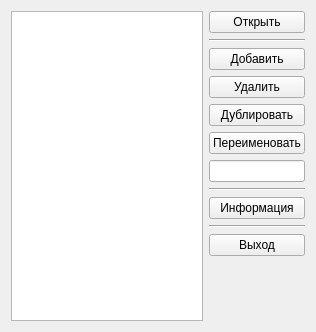
<?xml version="1.0" encoding="UTF-8"?>
<ui version="4.0">
 <class>SessionsListForm</class>
 <widget class="QWidget" name="SessionsListForm">
  <property name="geometry">
   <rect>
    <x>0</x>
    <y>0</y>
    <width>316</width>
    <height>332</height>
   </rect>
  </property>
  <property name="windowTitle">
   <string>Form</string>
  </property>
  <layout class="QGridLayout" name="gridLayout">
   <item row="11" column="1">
    <spacer name="verticalSpacer">
     <property name="orientation">
      <enum>Qt::Vertical</enum>
     </property>
     <property name="sizeHint" stdset="0">
      <size>
       <width>20</width>
       <height>40</height>
      </size>
     </property>
    </spacer>
   </item>
   <item row="0" column="0" rowspan="12">
    <widget class="QListView" name="sessionsView"/>
   </item>
   <item row="4" column="1">
    <widget class="QPushButton" name="dublicateButton">
     <property name="text">
      <string>Дублировать</string>
     </property>
    </widget>
   </item>
   <item row="8" column="1">
    <widget class="QPushButton" name="informationButton">
     <property name="text">
      <string>Информация</string>
     </property>
    </widget>
   </item>
   <item row="2" column="1">
    <widget class="QPushButton" name="addButton">
     <property name="text">
      <string>Добавить</string>
     </property>
    </widget>
   </item>
   <item row="5" column="1">
    <widget class="QPushButton" name="renameButton">
     <property name="text">
      <string>Переименовать</string>
     </property>
    </widget>
   </item>
   <item row="0" column="1">
    <widget class="QPushButton" name="openButton">
     <property name="text">
      <string>Открыть</string>
     </property>
    </widget>
   </item>
   <item row="7" column="1">
    <widget class="Line" name="line">
     <property name="orientation">
      <enum>Qt::Horizontal</enum>
     </property>
    </widget>
   </item>
   <item row="9" column="1">
    <widget class="Line" name="line_3">
     <property name="orientation">
      <enum>Qt::Horizontal</enum>
     </property>
    </widget>
   </item>
   <item row="10" column="1">
    <widget class="QPushButton" name="exitButton">
     <property name="text">
      <string>Выход</string>
     </property>
    </widget>
   </item>
   <item row="1" column="1">
    <widget class="Line" name="line_2">
     <property name="orientation">
      <enum>Qt::Horizontal</enum>
     </property>
    </widget>
   </item>
   <item row="3" column="1">
    <widget class="QPushButton" name="deleteButton">
     <property name="text">
      <string>Удалить</string>
     </property>
    </widget>
   </item>
   <item row="6" column="1">
    <widget class="QLineEdit" name="newNameEdit"/>
   </item>
  </layout>
 </widget>
 <resources/>
 <connections/>
</ui>
